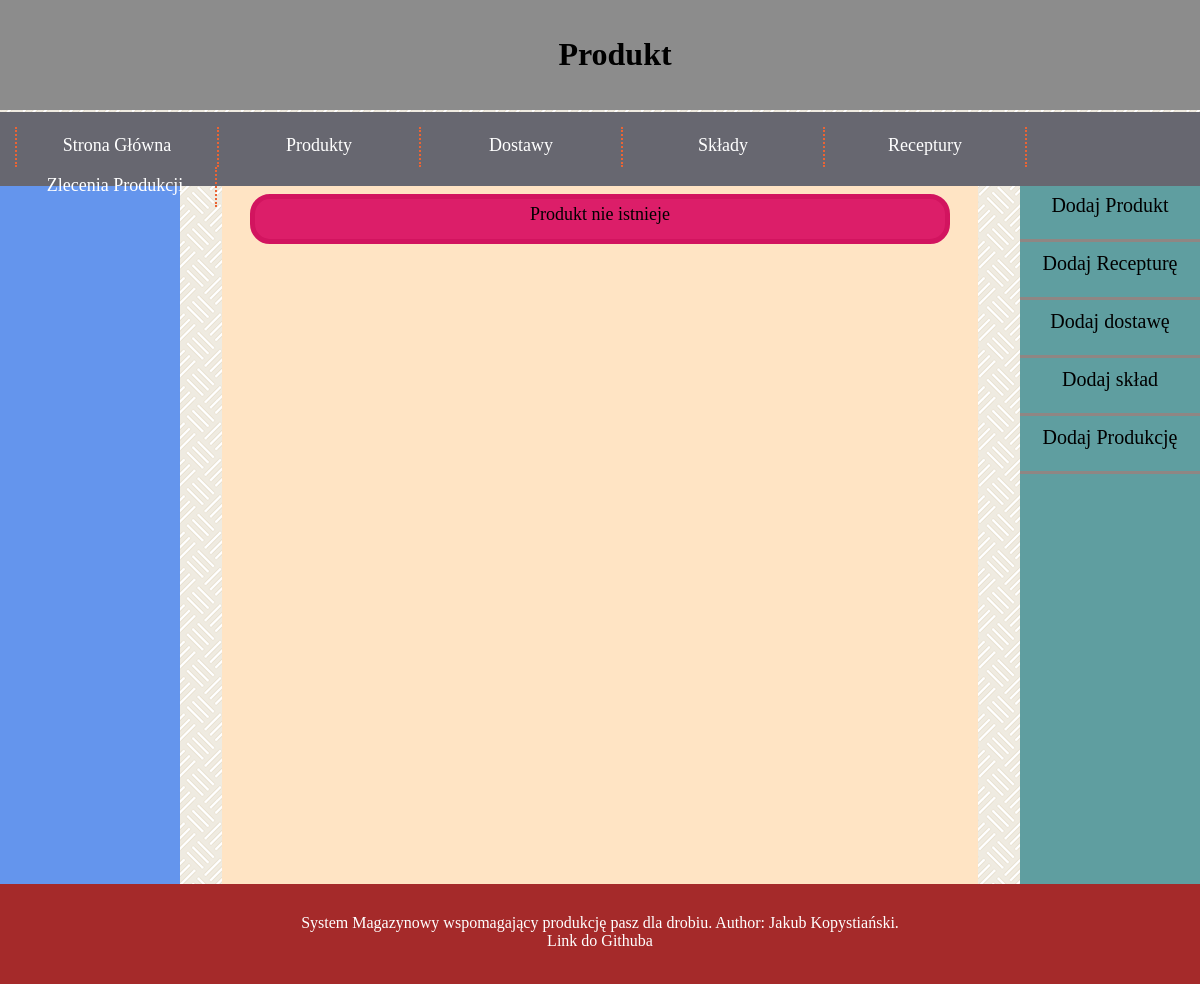
The app's page /warehouse/product/9/, older data.
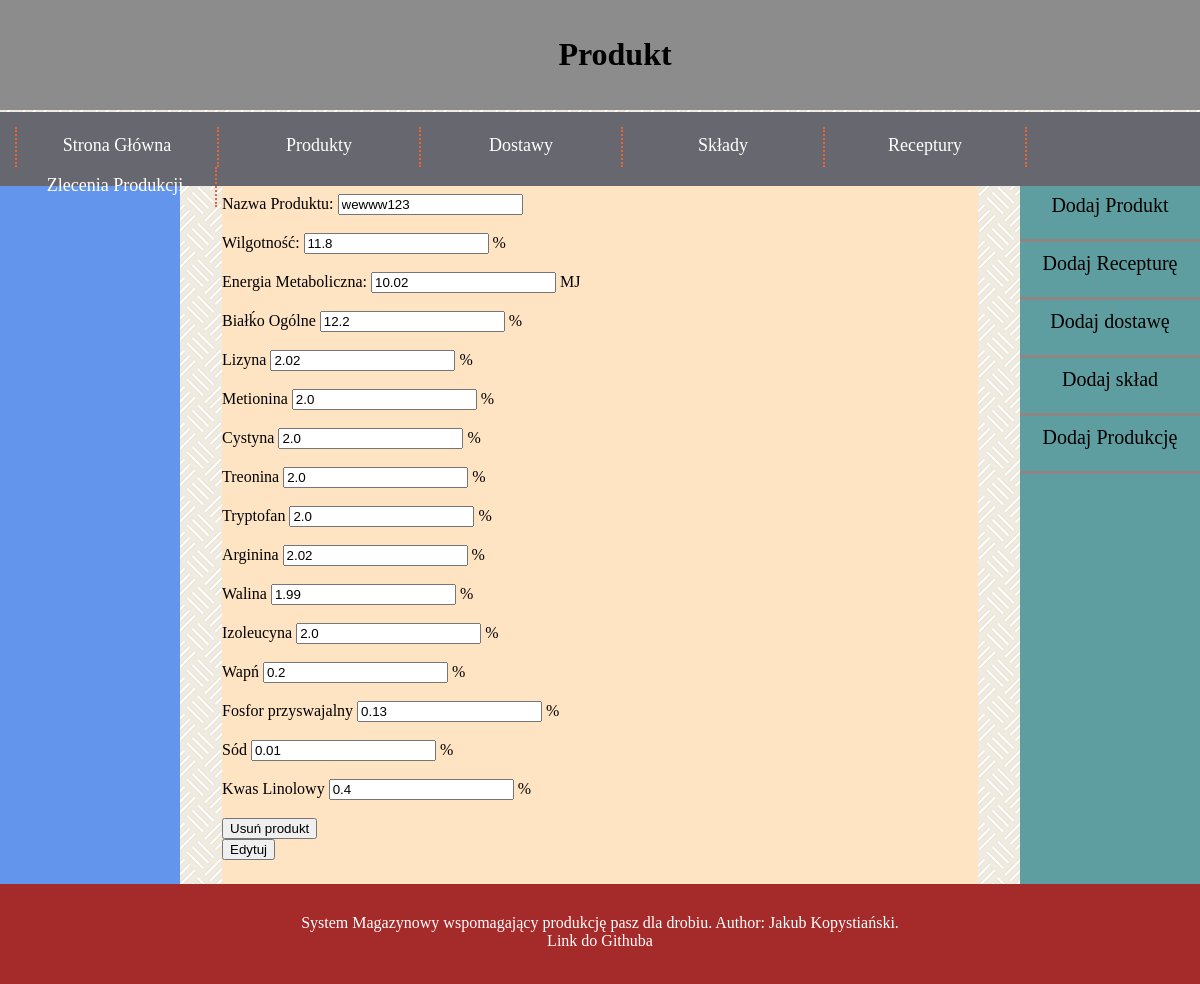
The same page, newer data.
### warehouse/models.py (models this page shows, shortened)
class Product(models.Model):
    product_name = models.CharField(max_length=1024)
    wilgotnosc = models.DecimalField(max_digits=3, decimal_places=1, default=12, validators=PERCENTAGE_VALIDATOR)
    energia_metaboliczna = models.FloatField()
    bialko_ogolne = models.DecimalField(max_digits=3, decimal_places=1, default=12, validators=PERCENTAGE_VALIDATOR)
    lizyna = models.FloatField()
    metionina = models.FloatField()
    cystyna = models.FloatField()
    treonina = models.FloatField()
    tryptofan = models.FloatField()
    arginina = models.FloatField()
    walina = models.FloatField()
    izoleucyna = models.FloatField()
    wapn = models.FloatField(default=0)
    fosfor_przyswajalny = models.FloatField()
    sod = models.FloatField()
    kwas_linolowy = models.FloatField()

### warehouse/views.py (the view, shortened to what this page needs)
# urls.py: path("product/<int:product_id>/", views.product, name="widok produktu"),
def product(request, product_id):
    latest_deliveries_list      = Delivery.objects.all()
    latest_products_list        = Product.objects.all()
    latest_compositions_list    = Composition.objects.all()
    latest_productions_list     = Production.objects.all()
    latest_recipes_list         = Recipe.objects.all()
    readonly = True
    if Product.objects.filter(pk=product_id).exists():
        product = Product.objects.get(pk = product_id)
    else:
        product = False
    context = {
        "latest_deliveries_list": latest_deliveries_list,
        "latest_products_list": latest_products_list,
        "latest_compositions_list": latest_compositions_list,
        "latest_productions_list": latest_productions_list,
        "latest_recipes_list": latest_recipes_list,
        "product": product,
        "newly_created" : False,
        "readonly" : readonly,
    }
    return render(request, "warehouse/product.html", context)

### warehouse/templates/warehouse/product.html (shortened to what this page needs)
{% extends "base.html" %}
{% block title %}Produkt{% endblock %}
{% block content %}
  {% if product %}
  <div>
    <form method="POST">
      <label for="product_name">Nazwa Produktu:</label>
      <input type="text" id="product_name" name="product_name" value={{product.product_name}} {% if readonly %} readonly {% endif %}>
      <br/><br/>
      <label for="wilgotnosc">Wilgotność:</label>
      <input type="number" id="wilgotnosc" name="wilgotnosc" min="0,0" max="100,0" step="0.1" value={{product.wilgotnosc}} {% if readonly %} readonly {% endif %}>
      %
      <br/><br/>
      <label for="energia_metaboliczna">Energia Metaboliczna:</label>
      <input type="number" id="energia_metaboliczna" name="energia_metaboliczna" min="0,0"  step="0.01" value={{product.energia_metaboliczna}} {% if readonly %} readonly {% endif %}>
      MJ
      <br/><br/>
      <label for="bialko_ogolne">Białḱo Ogólne</label>
    <input type="number" id="bialko_ogolne" name="bialko_ogolne" min="0,0"  step="0.1" value={{product.bialko_ogolne}} {% if readonly %} readonly {% endif %}>
    %
    <br/><br/>
    <label for="lizyna">Lizyna</label>
    <input type="number" id="lizyna" name="lizyna" min="0,00"  step="0.01" value={{product.lizyna}} {% if readonly %} readonly {% endif %}>
    %
    <br/><br/>
    <label for="metionina">Metionina</label>
    <input type="number" id="metionina" name="metionina" min="0,00"  step="0.01" value={{product.metionina}} {% if readonly %} readonly {% endif %}>
    %
    <br/><br/>
    <label for="cystyna">Cystyna</label>
    <input type="number" id="cystyna" name="cystyna" min="0,00"  step="0.01" value={{product.cystyna}} {% if readonly %} readonly {% endif %}>
    %
    <br/><br/>
    <label for="treonina">Treonina</label>
    <input type="number" id="treonina" name="treonina" min="0,00"  step="0.01" value={{product.treonina}} {% if readonly %} readonly {% endif %}>
    %
    <br/><br/>
    <label for="tryptofan">Tryptofan</label>
    <input type="number" id="tryptofan" name="tryptofan" min="0,00"  step="0.01" value={{product.tryptofan}} {% if readonly %} readonly {% endif %}>
    %
    <br/><br/>
    <label for="arginina">Arginina</label>
    <input type="number" id="arginina" name="arginina" min="0,00"  step="0.01" value={{product.arginina}} {% if readonly %} readonly {% endif %}>
    %
    <br/><br/>
    <label for="walina">Walina</label>
    <input type="number" id="walina" name="walina" min="0,00"  step="0.01" value={{product.walina}} {% if readonly %} readonly {% endif %}>
    %
    <br/><br/>
    <label for="izoleucyna">Izoleucyna</label>
    <input type="number" id="izoleucyna" name="izoleucyna" min="0,00"  step="0.01" value={{product.izoleucyna}} {% if readonly %} readonly {% endif %}>
    %
    <br/><br/>
    <label for="wapn">Wapń</label>
    <input type="number" id="wapn" name="wapn" min="0,0"  step="0.1" value={{product.wapn}} {% if readonly %} readonly {% endif %}>
    %
    <br/><br/>
    <label for="fosfor_przyswajalny">Fosfor przyswajalny</label>
    <input type="number" id="fosfor_przyswajalny" name="fosfor_przyswajalny" min="0,00"  step="0.01" value={{product.fosfor_przyswajalny}} {% if readonly %} readonly {% endif %}>
    %
    <br/><br/>
    <label for="sod">Sód</label>
    <input type="number" id="sod" name="sod" min="0,00"  step="0.01" value={{product.sod}} {% if readonly %} readonly {% endif %}>
    %
    <br/><br/>
    <label for="kwas_linolowy">Kwas Linolowy</label>
    <input type="number" id="kwas_linolowy" name="kwas_linolowy" min="0,0"  step="0.1" value={{product.kwas_linolowy}} {% if readonly %} readonly {% endif %}>
    %
    <br/><br/>
  </form>
  </div>
  {% if readonly %}
  <form method="POST">
    <input type="submit" name="delete" value="Usuń produkt"/>
  </form>
  <form method="POST">
    <input type="submit" name="edit" value="Edytuj"/>
  </form>
  {% endif %}
  {% else %}
  <div id="failed">Produkt nie istnieje</div>
  {% endif %}
{% endblock %}

Row changes from the older to the newer data that the page shows:
added Product: product_name "wewww123", wilgotnosc "11.8", energia_metaboliczna "10.02", bialko_ogolne "12.2", lizyna "2.02", metionina "2.0", cystyna "2.0", treonina "2.0", tryptofan "2.0", arginina "2.02", walina "1.99", izoleucyna "2.0", wapn "0.2", fosfor_przyswajalny "0.13", sod "0.01", kwas_linolowy "0.4"
Text that changed along with them:
form field delete: (not shown) → "Usuń produkt"
form field edit: (not shown) → "Edytuj"
text no longer shown: "Produkt nie istnieje"
text now shown: "Nazwa Produktu: Wilgotność: % Energia Metaboliczna: MJ Białḱo Ogólne % Lizyna % Metionina % Cystyna % Treonina % Tryptofan % Arginina % Walina % Izoleucyna % Wapń % Fosfor przyswajalny % Sód % Kwas Linolowy %"
